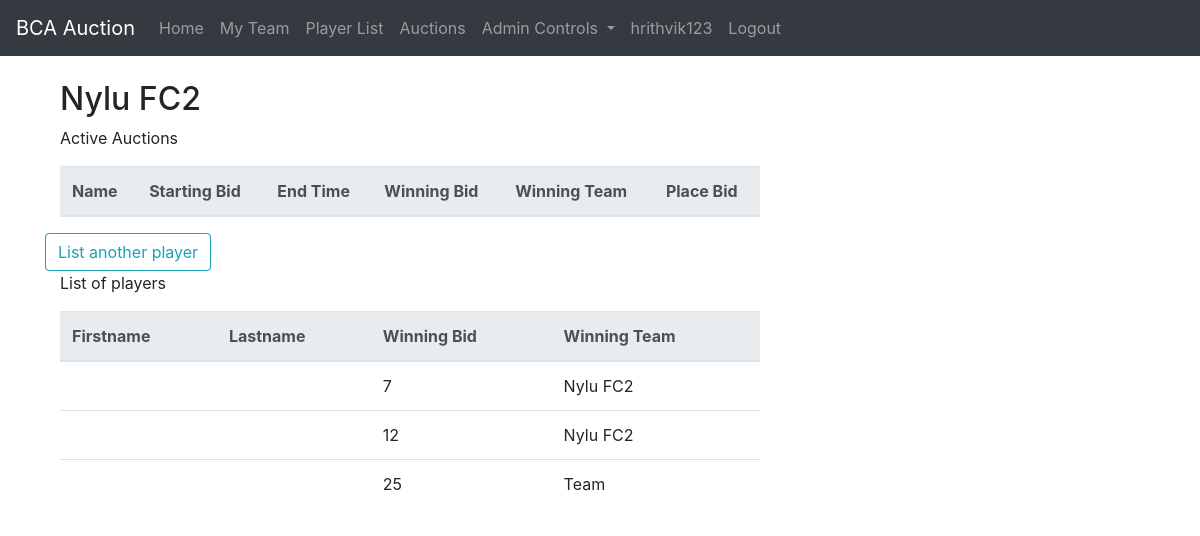
Page /auctions/list (signed in) on the earlier database version.
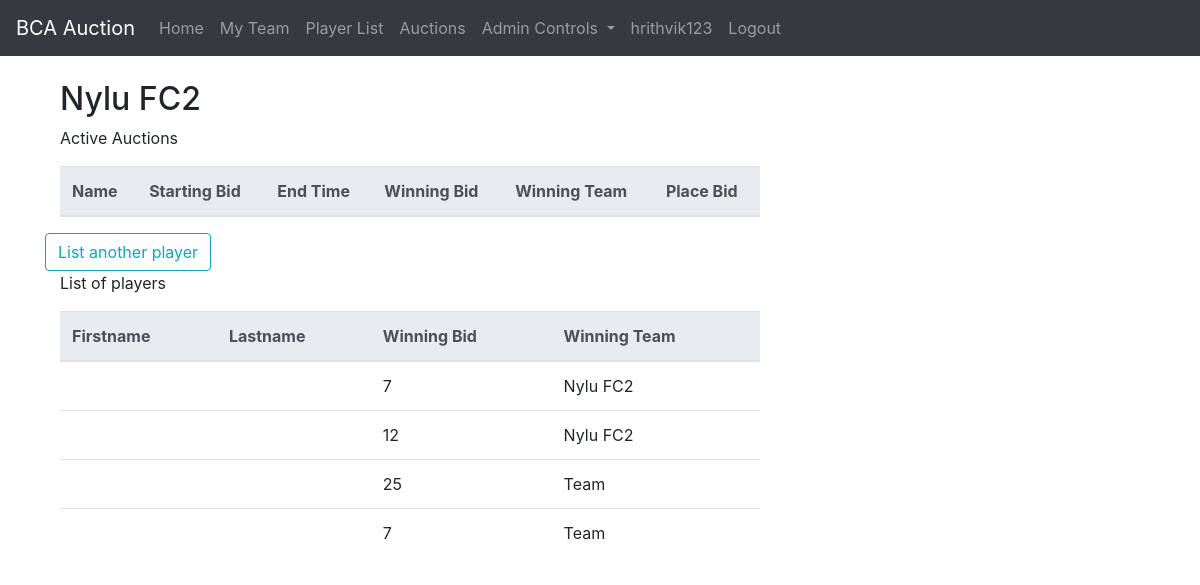
Same page on the later database version.
### auction/models.py (models this page shows, shortened)
class Auction(models.Model):
    player_id = models.OneToOneField(Player, on_delete=models.CASCADE)
    number_of_bids = models.IntegerField(default=0)
    start_time = models.DateTimeField(default=timezone.now)
    end_time = models.DateTimeField(
        default=(datetime.now()+timedelta(minutes=5)))
    start_bid = models.IntegerField(default=5, blank=False)
    winning_price = models.IntegerField(default=0, blank=False)
    winning_team = models.ForeignKey(
        Team, on_delete=models.SET_NULL, null=True, default=None)
    def isExpired(self):
        return (self.end_time < timezone.now())

class Team(models.Model):
    owner_id = models.OneToOneField(
        User, on_delete=models.CASCADE, unique=True)
    name = models.CharField(
        max_length=255, blank=False, default="Team")
    balance = models.DecimalField(
        max_digits=4, decimal_places=1, default=100.0)
    def __str__(self):
        return self.name

### auction/views.py (the view)
# urls.py: path('auctions/list', auction_views.AuctionListView.as_view(),
class AuctionListView(LoginRequiredMixin, ListView):
    model = models.Auction
    template_name = 'auction/auction_list.html'
    context_object_name = 'auctions'
    def get_queryset(self):
        return models.Auction.objects.all()

### auction/templates/auction/auction_list.html (shortened to what this page needs)
{% extends 'auction/base.html' %}
{% load tz %}
{% block content %}
    <div class="container">
        <h2>{{ user.team.name }}</h2>
        <p>Active Auctions</p>
        <div class="table-responsive">
        <table class="table table-hover">
            <thead class="thead-light">
                <tr>
                    <th>Name</th>
                    <th>Starting Bid</th>
                    <th>End Time</th>
                    <th>Winning Bid</th>
                    <th>Winning Team</th>
                    <th>Place Bid</th>
                </tr>
            </thead>
        </table>
        </div>
    </div>
    {% if user.is_superuser %}
    <a class="btn btn-outline-info" href="{% url 'auction-new' %}">List another player</a>
    {% endif %}
    <div class="container">
        <p>List of players</p>
        <div class="table-responsive">
        <table class="table table-hover">
            <thead class="thead-light">
                <tr>
                    <th>Firstname</th>
                    <th>Lastname</th>
                    <th>Winning Bid</th>
                    <th>Winning Team</th>
                </tr>
            </thead>
            <tbody>
    {% for auction in auctions%}
        <tr>
            <td>{{ auction.player_id.first_name }}</td>
            <td>{{ auction.player_id.last_name }}</td>
            <td>{{ auction.winning_price }}</td>
            <td>{{ auction.winning_team }}</td>
        </tr>
    {% endfor %}
            </tbody>
        </table>
        </div>
    </div>
{% endblock content %}

Differences in the rows shown:
added Auction: winning_price "7", winning_team "Team"
